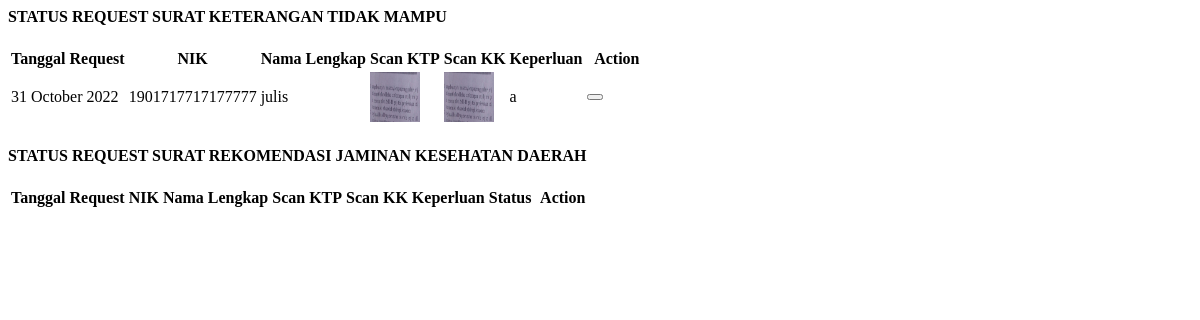
The app's page /demo1/permohonan_surat.php with its own data.
### tables this page shows
CREATE TABLE `data_request_sktm` (
  `id_request_sktm` int(11) NOT NULL,
  `nik` varchar(16) NOT NULL,
  `tanggal_request` timestamp NOT NULL DEFAULT current_timestamp(),
  `scan_ktp` text NOT NULL,
  `scan_kk` text NOT NULL,
  `keperluan` varchar(30) NOT NULL,
  `request` varchar(20) NOT NULL DEFAULT 'TIDAK MAMPU',
  `keterangan` varchar(50) NOT NULL DEFAULT 'Data sedang diperiksa oleh Staf',
  `status` int(11) NOT NULL DEFAULT 0,
  `acc` date NOT NULL
);

CREATE TABLE `data_user` (
  `nik` varchar(16) NOT NULL,
  `password` varchar(225) NOT NULL,
  `hak_akses` varchar(225) NOT NULL,
  `nama` varchar(30) NOT NULL,
  `tanggal_lahir` date NOT NULL,
  `tempat_lahir` varchar(30) NOT NULL,
  `jekel` varchar(20) NOT NULL,
  `agama` varchar(20) NOT NULL,
  `alamat` text NOT NULL,
  `telepon` varchar(13) NOT NULL,
  `status_warga` varchar(30) NOT NULL
);

### demo1/permohonan_surat.php (the view, shortened to what this page needs)
<?php include '../konek.php';?>
<link href="css/sweetalert.css" rel="stylesheet" type="text/css">
                <div class="page-inner">
					<div class="row">
						<div class="col-md-12">
							<div class="card">
								<div class="card-header">
									<div class="d-flex align-items-center">
										<h4 class="card-title">STATUS REQUEST SURAT KETERANGAN TIDAK MAMPU</h4>
									</div>
								</div>
								<div class="card-body">
									<div class="table-responsive">
										<table id="add1" class="display table table-striped table-hover" >
											<thead>
												<tr>
                                                    <th>Tanggal Request</th>
                                                    <th>NIK</th>
                                                    <th>Nama Lengkap</th>
													<th>Scan KTP</th>
													<th>Scan KK</th>
													<th>Keperluan</th>
													<th style="width: 10%">Action</th>
												</tr>
											</thead>
											<tbody>
                                                <?php
                                                    $sql = "SELECT * FROM data_request_sktm natural join data_user WHERE status=2";
                                                    $query = mysqli_query($konek,$sql);
                                                    while($data=mysqli_fetch_array($query,MYSQLI_BOTH)){
                                                        $id_request_sktm=$data['id_request_sktm'];
														$tgl = $data['tanggal_request'];
														$format = date('d F Y', strtotime($tgl));
                                                        $nik = $data['nik'];
                                                        $nama = $data['nama'];
														$ktp = $data['scan_ktp'];
														$kk = $data['scan_kk'];
														$keperluan = $data['keperluan'];
                                                ?>
												<tr>
													<td><?php echo $format;?></td>
                                                    <td><?php echo $nik;?></td>
                                                    <td><?php echo $nama;?></td>
													<td><img src="../dataFoto/scan_ktp/<?php echo $ktp;?>" width="50" height="50" alt=""></td>
													<td><img src="../dataFoto/scan_kk/<?php echo $kk;?>" width="50" height="50" alt=""></td>
													<td><?php echo $keperluan;?></td>
													<td>
														<div class="form-button-action">
															<a href="?halaman=view_cetak_sktm&id_request_sktm=<?=$id_request_sktm;?>">
																<button type="button" data-toggle="tooltip" title="" class="btn btn-link btn-primary btn-lg" data-original-title="View Cetak">
																</button>
															</a>
														</div>
													</td>
                                                </tr>
                                                <?php
                                                    }
                                                ?>
											</tbody>
										</table>
									</div>
								</div>
							</div>
                        </div>
						<div class="col-md-12">
							<div class="card">
								<div class="card-header">
									<div class="d-flex align-items-center">
										<h4 class="card-title">STATUS REQUEST SURAT REKOMENDASI JAMINAN KESEHATAN DAERAH</h4>
									</div>
								</div>
								<div class="card-body">
									<div class="table-responsive">
										<table id="add3" class="display table table-striped table-hover" >
											<thead>
												<tr>
                                                    <th>Tanggal Request</th>
                                                    <th>NIK</th>
                                                    <th>Nama Lengkap</th>
													<th>Scan KTP</th>
													<th>Scan KK</th>
													<th>Keperluan</th>
													<th>Status</th>
													<th style="width: 10%">Action</th>
												</tr>
											</thead>
										</table>
									</div>
								</div>
							</div>
                        </div>

### records on screen
data_request_sktm: tanggal_request "31 October 2022", nik "1901717717177777", nik.nama "julis", scan_ktp (picture), scan_kk (picture), keperluan "a"
